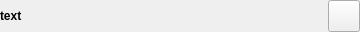
<?xml version="1.0" encoding="UTF-8"?>
<ui version="4.0">
 <class>topLevelForm</class>
 <widget class="QWidget" name="topLevelForm">
  <property name="geometry">
   <rect>
    <x>0</x>
    <y>0</y>
    <width>360</width>
    <height>32</height>
   </rect>
  </property>
  <property name="sizePolicy">
   <sizepolicy hsizetype="Preferred" vsizetype="Fixed">
    <horstretch>0</horstretch>
    <verstretch>0</verstretch>
   </sizepolicy>
  </property>
  <property name="maximumSize">
   <size>
    <width>16777215</width>
    <height>82</height>
   </size>
  </property>
  <property name="windowTitle">
   <string>Form</string>
  </property>
  <layout class="QHBoxLayout" name="horizontalLayout_2">
   <property name="leftMargin">
    <number>0</number>
   </property>
   <property name="topMargin">
    <number>0</number>
   </property>
   <property name="rightMargin">
    <number>0</number>
   </property>
   <property name="bottomMargin">
    <number>0</number>
   </property>
   <item>
    <widget class="QWidget" name="widget" native="true">
     <property name="minimumSize">
      <size>
       <width>180</width>
       <height>32</height>
      </size>
     </property>
     <property name="maximumSize">
      <size>
       <width>360</width>
       <height>32</height>
      </size>
     </property>
     <layout class="QHBoxLayout" name="horizontalLayout">
      <property name="leftMargin">
       <number>0</number>
      </property>
      <property name="topMargin">
       <number>0</number>
      </property>
      <property name="rightMargin">
       <number>0</number>
      </property>
      <property name="bottomMargin">
       <number>0</number>
      </property>
      <item>
       <widget class="QLabel" name="label_stream_name">
        <property name="sizePolicy">
         <sizepolicy hsizetype="Expanding" vsizetype="Fixed">
          <horstretch>0</horstretch>
          <verstretch>0</verstretch>
         </sizepolicy>
        </property>
        <property name="minimumSize">
         <size>
          <width>0</width>
          <height>32</height>
         </size>
        </property>
        <property name="maximumSize">
         <size>
          <width>16777215</width>
          <height>32</height>
         </size>
        </property>
        <property name="font">
         <font>
          <weight>75</weight>
          <bold>true</bold>
         </font>
        </property>
        <property name="text">
         <string>text</string>
        </property>
       </widget>
      </item>
      <item>
       <widget class="QLabel" name="label_input_shape">
        <property name="minimumSize">
         <size>
          <width>64</width>
          <height>0</height>
         </size>
        </property>
        <property name="text">
         <string/>
        </property>
       </widget>
      </item>
      <item>
       <widget class="QPushButton" name="remove_btn">
        <property name="sizePolicy">
         <sizepolicy hsizetype="Minimum" vsizetype="Fixed">
          <horstretch>0</horstretch>
          <verstretch>0</verstretch>
         </sizepolicy>
        </property>
        <property name="minimumSize">
         <size>
          <width>32</width>
          <height>32</height>
         </size>
        </property>
        <property name="maximumSize">
         <size>
          <width>32</width>
          <height>32</height>
         </size>
        </property>
        <property name="text">
         <string/>
        </property>
       </widget>
      </item>
     </layout>
    </widget>
   </item>
  </layout>
 </widget>
 <resources/>
 <connections/>
</ui>
